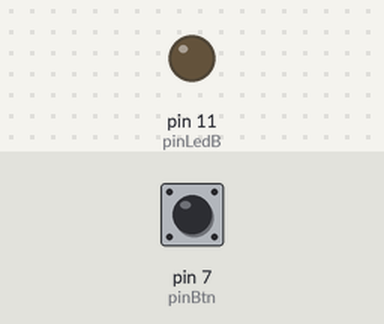
Recording of a sketch running on a simulated Arduino Uno, built with avr-gcc and run on an emulated ATmega328P. Parts: output pins drawn as LEDs (lit = HIGH). The test bench sets the inputs (shaded band); at power-on: pin 7 (pinBtn) HIGH.

Above: at 1.2 s.
1.3 s: pin 7 (pinBtn) pulled LOW for 3.2 s
At 3.5 s:
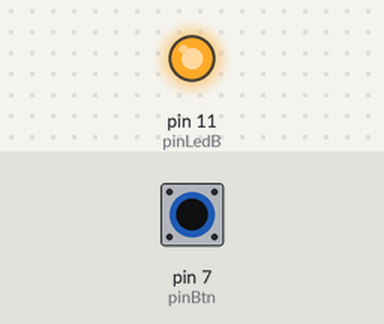
Timing chart, 0 to 9.8 s (numbered marks = the images above; inputs shaded):
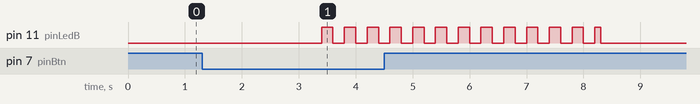

Measured:
- after the input at 1.3 s, pin 11 (pinLedB): goes 12 × (HIGH 0.20 s, LOW 0.20 s), HIGH 0.10 s, then LOW, starting after 2.1 s

The sketch:

Cau1_b.ino
```cpp
#define pinLedB 11
#define pinBtn 7

unsigned long btnPressTime = 0;
unsigned long blinkEndTime = 0;
bool blinking = false;

void setup() {
  pinMode(pinLedB, OUTPUT);
  pinMode(pinBtn, INPUT_PULLUP);
}

void loop() {
  // Check if the button is pressed
  if (digitalRead(pinBtn) == LOW) {
    if (btnPressTime == 0) {
      btnPressTime = millis();
    }
    else if (millis() - btnPressTime > 2000) {
      blinking = true;
      blinkEndTime = millis() + 5000;
      btnPressTime = 0;
    }
  }
  else {
    btnPressTime = 0;
  }

  // Handle blinking
  if (blinking) {
    if (millis() <= blinkEndTime) {
      digitalWrite(pinLedB, (millis() / 200) % 2);
    }
    else {
      blinking = false;
      digitalWrite(pinLedB, LOW);
    }
  }
}
```
